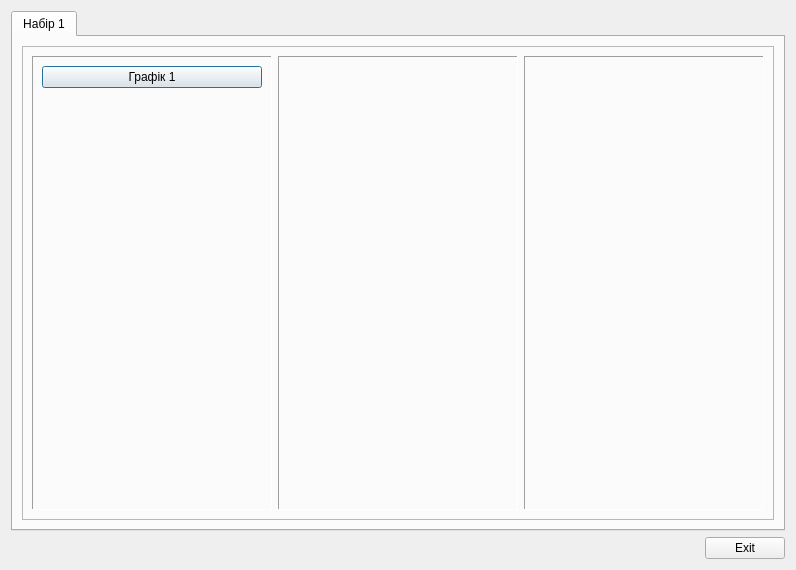
<?xml version="1.0" encoding="UTF-8"?>
<ui version="4.0">
 <class>History</class>
 <widget class="QDialog" name="History">
  <property name="geometry">
   <rect>
    <x>0</x>
    <y>0</y>
    <width>796</width>
    <height>570</height>
   </rect>
  </property>
  <property name="windowTitle">
   <string>Вибір графіків</string>
  </property>
  <layout class="QGridLayout" name="gridLayout">
   <item row="0" column="0" colspan="2">
    <widget class="QTabWidget" name="tabWidget">
     <property name="currentIndex">
      <number>0</number>
     </property>
     <widget class="QWidget" name="tab">
      <attribute name="title">
       <string>Набір 1</string>
      </attribute>
      <layout class="QHBoxLayout" name="horizontalLayout_2">
       <item>
        <widget class="QFrame" name="frame">
         <property name="frameShape">
          <enum>QFrame::StyledPanel</enum>
         </property>
         <property name="frameShadow">
          <enum>QFrame::Raised</enum>
         </property>
         <layout class="QHBoxLayout" name="horizontalLayout">
          <item>
           <widget class="QFrame" name="frame_Reg">
            <property name="frameShape">
             <enum>QFrame::Panel</enum>
            </property>
            <property name="frameShadow">
             <enum>QFrame::Sunken</enum>
            </property>
            <layout class="QVBoxLayout" name="verticalLayout">
             <item>
              <widget class="QPushButton" name="trend_001">
               <property name="text">
                <string>Графік 1</string>
               </property>
              </widget>
             </item>
             <item>
              <spacer name="verticalSpacer">
               <property name="orientation">
                <enum>Qt::Vertical</enum>
               </property>
               <property name="sizeHint" stdset="0">
                <size>
                 <width>20</width>
                 <height>71</height>
                </size>
               </property>
              </spacer>
             </item>
            </layout>
           </widget>
          </item>
          <item>
           <widget class="QFrame" name="frame_Val">
            <property name="frameShape">
             <enum>QFrame::Panel</enum>
            </property>
            <property name="frameShadow">
             <enum>QFrame::Sunken</enum>
            </property>
            <layout class="QVBoxLayout" name="verticalLayout_2">
             <item>
              <spacer name="verticalSpacer_2">
               <property name="orientation">
                <enum>Qt::Vertical</enum>
               </property>
               <property name="sizeHint" stdset="0">
                <size>
                 <width>20</width>
                 <height>145</height>
                </size>
               </property>
              </spacer>
             </item>
            </layout>
           </widget>
          </item>
          <item>
           <widget class="QFrame" name="frame_Other">
            <property name="frameShape">
             <enum>QFrame::Panel</enum>
            </property>
            <property name="frameShadow">
             <enum>QFrame::Sunken</enum>
            </property>
            <layout class="QVBoxLayout" name="verticalLayout_3">
             <item>
              <spacer name="verticalSpacer_3">
               <property name="orientation">
                <enum>Qt::Vertical</enum>
               </property>
               <property name="sizeHint" stdset="0">
                <size>
                 <width>20</width>
                 <height>145</height>
                </size>
               </property>
              </spacer>
             </item>
            </layout>
           </widget>
          </item>
         </layout>
        </widget>
       </item>
      </layout>
     </widget>
    </widget>
   </item>
   <item row="1" column="0">
    <spacer name="horizontalSpacer">
     <property name="orientation">
      <enum>Qt::Horizontal</enum>
     </property>
     <property name="sizeHint" stdset="0">
      <size>
       <width>294</width>
       <height>20</height>
      </size>
     </property>
    </spacer>
   </item>
   <item row="1" column="1">
    <widget class="QPushButton" name="bnExit">
     <property name="text">
      <string>Exit</string>
     </property>
    </widget>
   </item>
  </layout>
 </widget>
 <resources/>
 <connections>
  <connection>
   <sender>bnExit</sender>
   <signal>clicked()</signal>
   <receiver>History</receiver>
   <slot>reject()</slot>
   <hints>
    <hint type="sourcelabel">
     <x>353</x>
     <y>276</y>
    </hint>
    <hint type="destinationlabel">
     <x>199</x>
     <y>149</y>
    </hint>
   </hints>
  </connection>
 </connections>
</ui>
